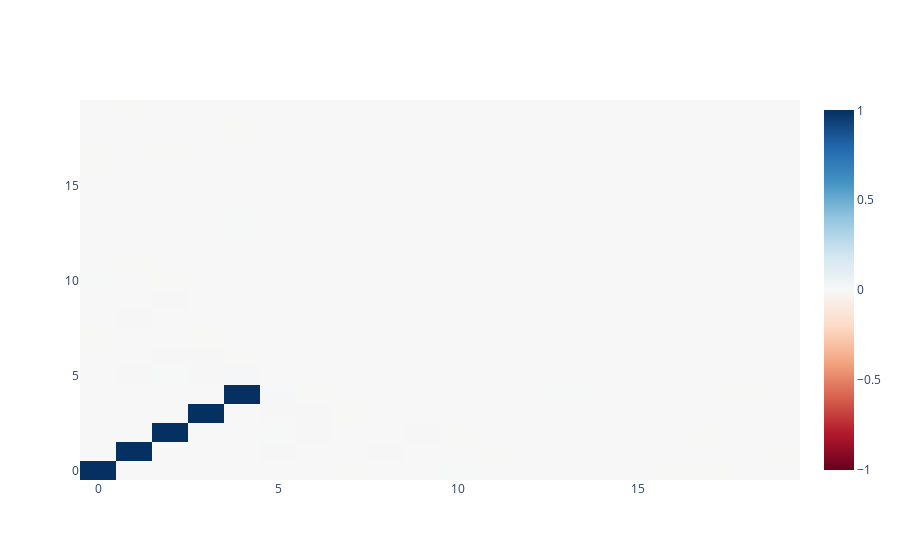

Notebook code cell kept with this figure:
### Code cell
import plotly.graph_objects as go

# Compute the matrix W^T * W
matrix = linear_model.w.detach().mm(linear_model.w.detach().t()).numpy()

# Create heatmap using plotly
fig = go.Figure(data=go.Heatmap(z=matrix, colorscale='RdBu', zmid=0))
fig.show()

### Figure 1 — Plotly figure (JSON) as saved in the notebook; plotly's stock layout.template omitted (floating-point values rounded to 4 significant figures; data arrays with more than 128 entries replaced by an {"elided": "..."} marker saying what was removed)
{"data": [{"colorscale": [[0, "rgb(103,0,31)"], [0.1, "rgb(178,24,43)"], [0.2, "rgb(214,96,77)"], [0.3, "rgb(244,165,130)"], [0.4, "rgb(253,219,199)"], [0.5, "rgb(247,247,247)"], [0.6, "rgb(209,229,240)"], [0.7, "rgb(146,197,222)"], [0.8, "rgb(67,147,195)"], [0.9, "rgb(33,102,172)"], [1, "rgb(5,48,97)"]], "type": "heatmap", "z": {"elided": "20x20 float values"}, "zmid": 0}], "layout": {}}
